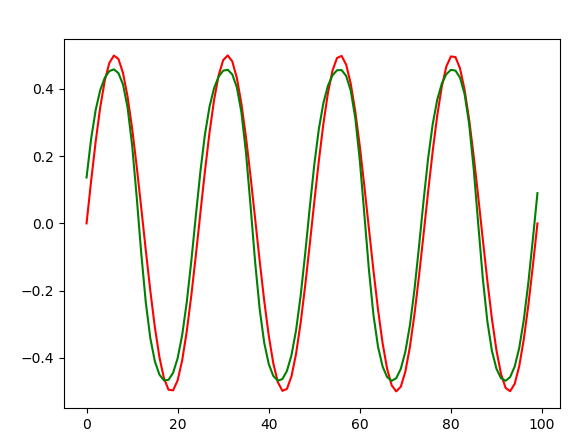

Here is the Python script that generated this plot:
# -*- coding: UTF-8 -*-

import tensorflow as tf
import math
import numpy as np
import matplotlib.pyplot as plt
import data

def createLSTMModel(sequenceLength, dim = 1, LSTMUnitNumber = 2, returnFullOutputSequence = False):
    if LSTMUnitNumber < 1:
        return False
    if LSTMUnitNumber == 1:
        model = tf.keras.models.Sequential()
        model.add(tf.keras.layers.LSTM(
            dim,
            # activation = "sigmoid",
            input_shape = (sequenceLength, dim),
            return_sequences = returnFullOutputSequence
        ))
        return model
    # LSTMUnitNumber > 1
    model = tf.keras.models.Sequential()
    model.add(tf.keras.layers.LSTM(dim, input_shape=(sequenceLength, dim), return_sequences = True))
    for i in range(LSTMUnitNumber - 2):
        model.add(tf.keras.layers.LSTM(dim, return_sequences = True))
    model.add(tf.keras.layers.LSTM(dim, return_sequences = returnFullOutputSequence))
    return model

def buildSinSequence(sequenceLength, t, d = 0):
    move = sequenceLength - 1
    start = 0 + d
    y = []
    for i in range(sequenceLength):
        x = start + i * (t * 2 * math.pi) / move
        y.append(0.5*math.sin(x))
    return y

def buildWaveSequence(sequenceLength, t, d = 0):
    move = sequenceLength - 1
    start = 0 + d
    y = []
    for i in range(sequenceLength):
        x = start + i * (t * 2 * math.pi) / move
        y.append(0.5*math.sin(x)+0.28*math.sin(3*x))
    return y

# 序列长度
point = 50
sequenceLength = 100
numberOfLSTMUnit = 5
inputSequence = buildSinSequence(sequenceLength, 4)

(x, y) = data.sequenceFormat(inputSequence, point)

model = createLSTMModel(point, 1, numberOfLSTMUnit, False)
model.compile(optimizer = tf.keras.optimizers.Adam(0.005), loss = "MSE")
model.fit(x, y, 10, 50)

predictSequence = data.predictSequence(model, inputSequence, point, sequenceLength)
print(predictSequence)
plt.plot(range(sequenceLength), inputSequence, 'r')
plt.plot(range(sequenceLength), predictSequence, 'g')
plt.show()
